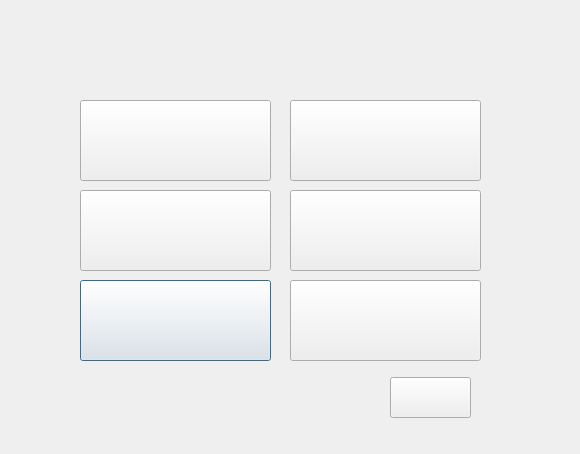
<?xml version="1.0" encoding="UTF-8"?>
<ui version="4.0">
 <class>Dialog</class>
 <widget class="QDialog" name="Dialog">
  <property name="enabled">
   <bool>true</bool>
  </property>
  <property name="geometry">
   <rect>
    <x>0</x>
    <y>0</y>
    <width>580</width>
    <height>454</height>
   </rect>
  </property>
  <property name="windowTitle">
   <string>Dialog</string>
  </property>
  <property name="styleSheet">
   <string notr="true">border-image: url(:/design/design/type_page_firealarm.png);</string>
  </property>
  <widget class="QPushButton" name="pushButton_5">
   <property name="geometry">
    <rect>
     <x>80</x>
     <y>280</y>
     <width>191</width>
     <height>81</height>
    </rect>
   </property>
   <property name="styleSheet">
    <string notr="true">border-image: url(:/design/design/ptr5.png);</string>
   </property>
   <property name="text">
    <string/>
   </property>
  </widget>
  <widget class="QPushButton" name="pushButton_6">
   <property name="geometry">
    <rect>
     <x>290</x>
     <y>280</y>
     <width>191</width>
     <height>81</height>
    </rect>
   </property>
   <property name="styleSheet">
    <string notr="true">border-image: url(:/design/design/ptr6.png);</string>
   </property>
   <property name="text">
    <string/>
   </property>
  </widget>
  <widget class="QPushButton" name="pushButton_2">
   <property name="geometry">
    <rect>
     <x>290</x>
     <y>100</y>
     <width>191</width>
     <height>81</height>
    </rect>
   </property>
   <property name="styleSheet">
    <string notr="true">border-image: url(:/design/design/ptr2.png);</string>
   </property>
   <property name="text">
    <string/>
   </property>
  </widget>
  <widget class="QPushButton" name="pushButton_4">
   <property name="geometry">
    <rect>
     <x>290</x>
     <y>190</y>
     <width>191</width>
     <height>81</height>
    </rect>
   </property>
   <property name="styleSheet">
    <string notr="true">border-image: url(:/design/design/ptr4.png);</string>
   </property>
   <property name="text">
    <string/>
   </property>
  </widget>
  <widget class="QPushButton" name="pushButton">
   <property name="geometry">
    <rect>
     <x>80</x>
     <y>100</y>
     <width>191</width>
     <height>81</height>
    </rect>
   </property>
   <property name="styleSheet">
    <string notr="true">border-image: url(:/design/design/ptr1.png);</string>
   </property>
   <property name="text">
    <string/>
   </property>
  </widget>
  <widget class="QPushButton" name="check_button">
   <property name="geometry">
    <rect>
     <x>390</x>
     <y>377</y>
     <width>81</width>
     <height>41</height>
    </rect>
   </property>
   <property name="styleSheet">
    <string notr="true">border-image: url(:/design/design/확인.png);</string>
   </property>
   <property name="text">
    <string/>
   </property>
  </widget>
  <widget class="QPushButton" name="pushButton_3">
   <property name="geometry">
    <rect>
     <x>80</x>
     <y>190</y>
     <width>191</width>
     <height>81</height>
    </rect>
   </property>
   <property name="styleSheet">
    <string notr="true">border-image: url(:/design/design/ptr3.png);</string>
   </property>
   <property name="text">
    <string/>
   </property>
  </widget>
 </widget>
 <resources>
  <include location="gui_design.qrc"/>
 </resources>
 <connections/>
</ui>
